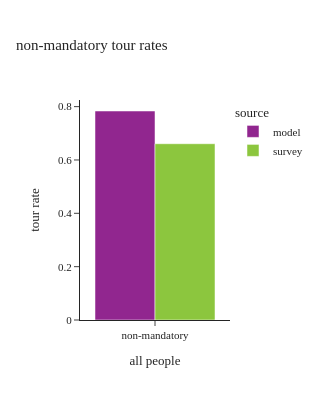

Write notebook code for a chart like this one.
### Code cell
df_plot = calc_tour_rates(tour_data[tour_data['tour_cat_reassign']=="non_mandatory"])
df_plot['all people'] = "non-mandatory"

fig = px.bar(df_plot, x="all people", y="tour rate", color="source",barmode="group",
             title="non-mandatory tour rates")
fig.update_layout(height=400, width=300)
fig.show()

### Figure 1 — Plotly figure (JSON) as saved in the notebook; plotly's stock layout.template omitted (floating-point values rounded to 4 significant figures)
{"data": [{"alignmentgroup": "True", "hovertemplate": "source=model<br>all people=%{x}<br>tour rate=%{y}<extra></extra>", "legendgroup": "model", "marker": {"color": "#91268F", "pattern": {"shape": ""}}, "name": "model", "offsetgroup": "model", "orientation": "v", "showlegend": true, "textposition": "auto", "type": "bar", "x": ["non-mandatory"], "xaxis": "x", "y": [0.7836], "yaxis": "y"}, {"alignmentgroup": "True", "hovertemplate": "source=survey<br>all people=%{x}<br>tour rate=%{y}<extra></extra>", "legendgroup": "survey", "marker": {"color": "#8CC63E", "pattern": {"shape": ""}}, "name": "survey", "offsetgroup": "survey", "orientation": "v", "showlegend": true, "textposition": "auto", "type": "bar", "x": ["non-mandatory"], "xaxis": "x", "y": [0.6609], "yaxis": "y"}], "layout": {"barmode": "group", "height": 400, "legend": {"title": {"text": "source"}, "tracegroupgap": 0}, "title": {"text": "non-mandatory tour rates"}, "width": 300, "xaxis": {"anchor": "y", "domain": [0.0, 1.0], "title": {"text": "all people"}}, "yaxis": {"anchor": "x", "domain": [0.0, 1.0], "title": {"text": "tour rate"}}}}
